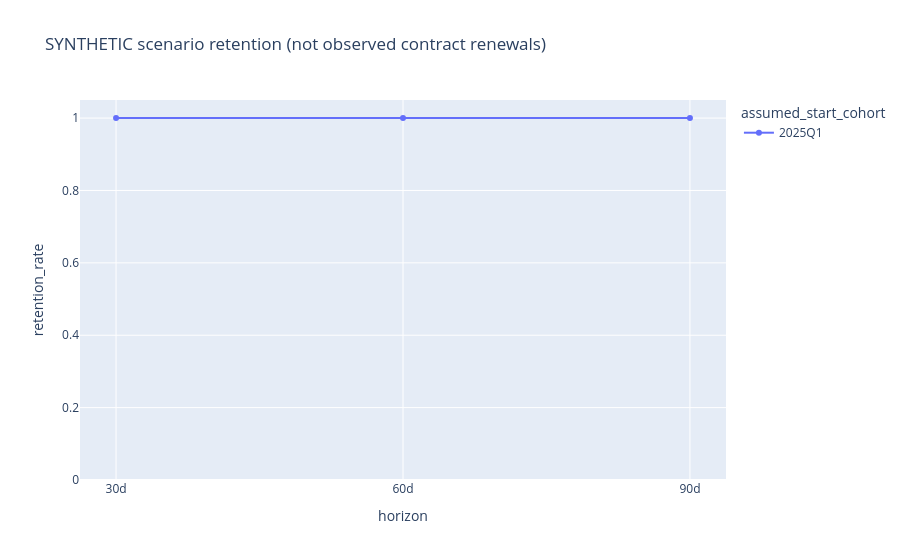
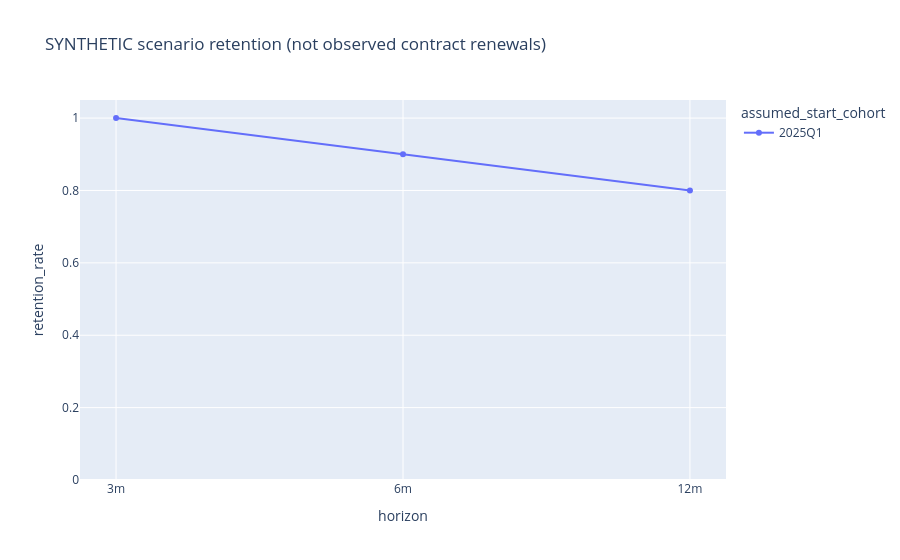

Notebook code for these charts, in order:
### Code cell
for horizons,filename in [(["30d","60d","90d"],"W06_Simulated_30_60_90_Day_Retention.html"),(["3m","6m","12m"],"W06_Simulated_3_6_12_Month_Retention.html")]:
    d=ret[ret.horizon.isin(horizons)].copy()
    d["horizon"]=pd.Categorical(d.horizon,categories=horizons,ordered=True)
    fig=px.line(d.sort_values("horizon"),x="horizon",y="retention_rate",color="assumed_start_cohort",markers=True,range_y=[0,1.05],title="SYNTHETIC scenario retention (not observed contract renewals)")
    fig.write_html(O/filename,include_plotlyjs="cdn")
    fig.show()

### Figure 1 — Plotly figure (JSON) as saved in the notebook; plotly's stock layout.template omitted (floating-point values rounded to 4 significant figures)
{"data": [{"hovertemplate": "assumed_start_cohort=2025Q1<br>horizon=%{x}<br>retention_rate=%{y}<extra></extra>", "legendgroup": "2025Q1", "line": {"color": "#636efa", "dash": "solid"}, "marker": {"symbol": "circle"}, "mode": "lines+markers", "name": "2025Q1", "orientation": "v", "showlegend": true, "type": "scatter", "x": ["30d", "60d", "90d"], "xaxis": "x", "y": [1.0, 1.0, 1.0], "yaxis": "y"}], "layout": {"legend": {"title": {"text": "assumed_start_cohort"}, "tracegroupgap": 0}, "title": {"text": "SYNTHETIC scenario retention (not observed contract renewals)"}, "xaxis": {"anchor": "y", "domain": [0.0, 1.0], "title": {"text": "horizon"}}, "yaxis": {"anchor": "x", "domain": [0.0, 1.0], "range": [0, 1.05], "title": {"text": "retention_rate"}}}}

### Figure 2 — Plotly figure (JSON) as saved in the notebook; plotly's stock layout.template omitted (floating-point values rounded to 4 significant figures)
{"data": [{"hovertemplate": "assumed_start_cohort=2025Q1<br>horizon=%{x}<br>retention_rate=%{y}<extra></extra>", "legendgroup": "2025Q1", "line": {"color": "#636efa", "dash": "solid"}, "marker": {"symbol": "circle"}, "mode": "lines+markers", "name": "2025Q1", "orientation": "v", "showlegend": true, "type": "scatter", "x": ["3m", "6m", "12m"], "xaxis": "x", "y": [1.0, 0.9, 0.8], "yaxis": "y"}], "layout": {"legend": {"title": {"text": "assumed_start_cohort"}, "tracegroupgap": 0}, "title": {"text": "SYNTHETIC scenario retention (not observed contract renewals)"}, "xaxis": {"anchor": "y", "domain": [0.0, 1.0], "title": {"text": "horizon"}}, "yaxis": {"anchor": "x", "domain": [0.0, 1.0], "range": [0, 1.05], "title": {"text": "retention_rate"}}}}
